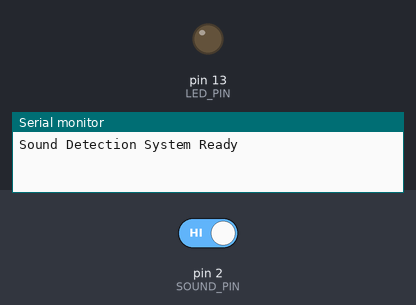
This sketch was run on a simulated Arduino Uno, built with avr-gcc and run on an emulated ATmega328P. Shown: output pins drawn as LEDs (lit = HIGH), the last lines printed to the serial monitor. The test bench sets the inputs (shaded band); at power-on: pin 2 (SOUND_PIN) HIGH.

Above: at 1.2 s.
1.3 s: pin 2 (SOUND_PIN) driven LOW
At 2.4 s:
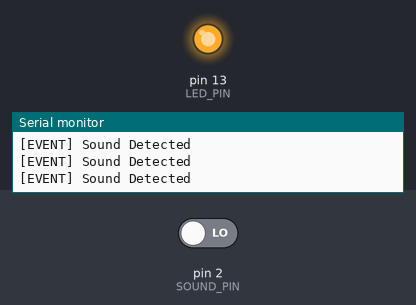
2.8 s: pin 2 (SOUND_PIN) driven HIGH
At 4.5 s:
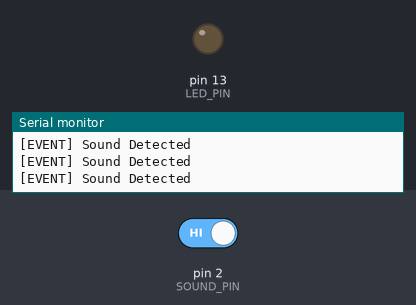
Timing chart, 0 to 6.0 s (numbered marks = the images above; inputs shaded):
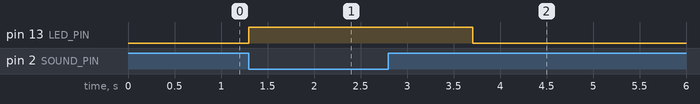

Measured:
- after the input at 1.3 s, pin 13 (LED_PIN): LOW → HIGH at once
- after the input at 2.8 s, pin 13 (LED_PIN): HIGH → LOW after 0.91 s

The sketch:

main.ino
```cpp
/*
  🔊 Sound Event Detection System (Interrupt + Debounce)

  Features:
  - Real-time sound detection (active LOW sensor)
  - Non-blocking LED indication
  - Noise filtering (debounce logic)
  - Event-based architecture
  - Serial debug output

  Author: Venkateswarlu Reddy
*/

// ---------------- PINS ----------------
#define SOUND_PIN 2
#define LED_PIN   13

// ---------------- PARAMETERS ----------------
#define LED_ON_TIME 1000      // ms
#define DEBOUNCE_TIME 200     // ms

// ---------------- VARIABLES ----------------
unsigned long lastTriggerTime = 0;
unsigned long ledTimer = 0;

bool ledState = false;

// ================= SETUP =================
void setup()
{
  pinMode(SOUND_PIN, INPUT);
  pinMode(LED_PIN, OUTPUT);

  Serial.begin(9600);

  Serial.println("Sound Detection System Ready");
}

// ================= LOOP =================
void loop()
{
  detectSound();
  handleLED();
}

// ================= SOUND DETECTION =================
void detectSound()
{
  int soundState = digitalRead(SOUND_PIN);

  // ACTIVE LOW trigger
  if (soundState == LOW)
  {
    unsigned long currentTime = millis();

    // Debounce protection
    if (currentTime - lastTriggerTime > DEBOUNCE_TIME)
    {
      lastTriggerTime = currentTime;

      Serial.println("[EVENT] Sound Detected");

      ledState = true;
      ledTimer = currentTime;
    }
  }
}

// ================= LED CONTROL =================
void handleLED()
{
  if (ledState)
  {
    digitalWrite(LED_PIN, HIGH);

    if (millis() - ledTimer > LED_ON_TIME)
    {
      digitalWrite(LED_PIN, LOW);
      ledState = false;
    }
  }
}
```
